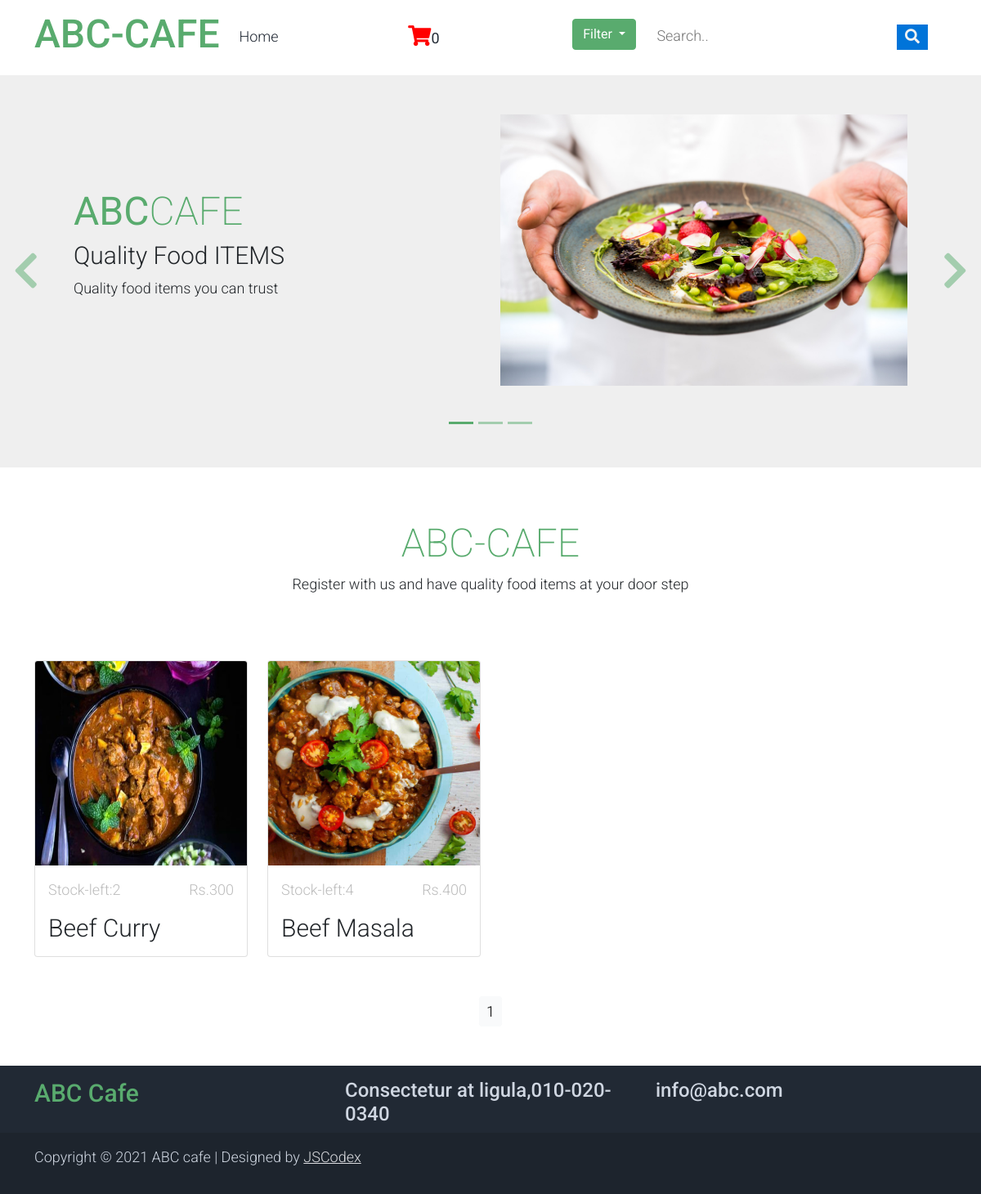
Screenshot of /beef-recipes/ (signed in) with the database file from the repository.
### shop/models.py (models this page shows, shortened)
class products(models.Model):
    name = models.CharField(max_length=250, unique=True)
    slug = models.SlugField(max_length=250, unique=True)
    img= models.ImageField(upload_to='product')
    desc=models.TextField()
    stock = models.IntegerField()
    available = models.BooleanField()
    price = models.IntegerField()
    category = models.ForeignKey(categ, on_delete=models.CASCADE)
    def get_url(self):
       return reverse('details',args=[self.category.slug,self.slug])

### shop/views.py (the view)
# urls.py: 2. Add a URL to urlpatterns:  path('', views.home, name='home')
def home(request, c_slug=None):
    c_page = None
    prodt = None
    if c_slug is not None:
        c_page = get_object_or_404(categ, slug=c_slug)
        prodt = products.objects.filter(category=c_page, available=True)
    else:
        prodt = products.objects.all().filter(available=True,)
    cat = categ.objects.all()
    paginator=Paginator(prodt,4)
    try:
        page=int(request.GET.get('page',1))
    except:
        page=1
    try:
        pro=paginator.page(page)
    except(EmptyPage,InvalidPage):
        pro=paginator.page(paginator.num_pages)
    return render(request, 'home.html', {'pr':prodt,'ct':cat,'pg':pro})

### cart/context_processor.py (called while the page is built)
def count(request):
    item_count=0;
    if 'admin' in request.path:
        return {}
    else:
        try:
            ct=cartlist.objects.filter(cart_id=c_id(request))
            cti=item.objects.all().filter(cart=ct[:1])
            for c in cti:
                 item_count+=c.quant
        except cartlist.DoesNotExist:
            item_count=0
        return dict(itc=item_count)

### cart/views.py (called while the page is built)
def c_id(request):
    ct_id=request.session.session_key
    if not ct_id:
        ct_id=request.session_create()
    return ct_id

### shop/models.py (called while the page is built)
    def get_url(self):
        return reverse('prod_cat',args=[self.slug])

### templates/home.html (shortened to what this page needs)
{% extends 'base.html' %}
{% load static %}
{% block content%}
<!DOCTYPE html>
<html lang="en">
<head>
    <link rel="stylesheet" href="{% static 'hm/css/bootstrap.min.css' %}">
    <link rel="stylesheet" href="{% static 'hm/css/templatemo.css' %}">
    <link rel="stylesheet" href="{% static 'hm/css/custom.css' %}">
    <link rel="stylesheet" href="{% static 'hm/css/fontawesome.min.css' %}">
</head>
<body>
    <div id="template-mo-zay-hero-carousel" class="carousel slide" data-bs-ride="carousel">
        <ol class="carousel-indicators">
            <li data-bs-target="#template-mo-zay-hero-carousel" data-bs-slide-to="0" class="active"></li>
            <li data-bs-target="#template-mo-zay-hero-carousel" data-bs-slide-to="1"></li>
            <li data-bs-target="#template-mo-zay-hero-carousel" data-bs-slide-to="2"></li>
        </ol>
        <div class="carousel-inner">
            <div class="carousel-item active">
                <div class="container">
                    <div class="row p-5">
                        <div class="mx-auto col-md-8 col-lg-6 order-lg-last">
                            <img class="img-fluid" src="{% static './hm/img//bg44.jpg' %}" alt="">
                        </div>
                        <div class="col-lg-6 mb-0 d-flex align-items-center">
                            <div class="text-align-left align-self-center">
                                <h1 class="h1 text-success"><b>ABC</b>CAFE </h1>
                                <h3 class="h2">Quality Food ITEMS</h3>
                                <p> Quality food items you can trust
                                </p>
                            </div>
                        </div>
                    </div>
                </div>
            </div>
        </div>
        <a class="carousel-control-prev text-decoration-none w-auto ps-3" href="#template-mo-zay-hero-carousel" role="button" data-bs-slide="prev">
            <i class="fas fa-chevron-left"></i>
        </a>
        <a class="carousel-control-next text-decoration-none w-auto pe-3" href="#template-mo-zay-hero-carousel" role="button" data-bs-slide="next">
            <i class="fas fa-chevron-right"></i>
        </a>
    </div>
        <div class="container py-5">
            <div class="row text-center py-3">
                <div class="col-lg-6 m-auto">
                    <h1 class="h1 text-success">ABC-CAFE</h1>
                    <p>
                        Register with us and have quality food items at your door step
                    </p>
                </div>
            </div>
       </div>
          <div class="container">
            <div class="row">
                {% for i in pg.object_list %}
                <div class=" col-md-3 ">
                    <div class="card h-100 " >
                        <a href="{{i.get_url}}">
                            <img src="{{i.img.url}}" class="card-img-top" alt="..." style="height:250px;width:100%;">
                        </a>
                        <div class="card-body">
                            <ul class="list-unstyled d-flex justify-content-between">
                                <li class="text-muted text-right">Stock-left:{{i.stock}}</li>
                                <li class="text-muted text-right">Rs.{{i.price}}</li>
                            </ul>
                            <a href="{{i.get_url}}" class="h2 text-decoration-none text-dark">{{ i.name }}</a>
                        </div>
                    </div>
                </div>
                {%endfor%}
            </div>
              </div>
 <div class="conainer pt-5 pb-5 ">
    <div class="text-center">
       {% for p in pg.paginator.page_range %}
        <a href="?page={{p}}" class="btn btn-light btn-sm {% if pg.number == p %} active {% endif %}">{{p}}</a>
        {% endfor %}
     </div>
</div>
</body>
</html>
{% endblock %}

### static/hm/css/templatemo.css (style rules this page uses)
body, ul, li, p, a, label, input, div { font-family: 'Roboto', sans-serif; font-size: 18px !important; font-weight: 300 !important; }
.h1 { font-family: 'Roboto', sans-serif; font-size: 48px !important; font-weight: 200 !important; }
.h2 { font-family: 'Roboto', sans-serif; font-size: 30px !important; font-weight: 300; }
.text-muted { color: #bcbcbc !important; }
.text-success { color: #59ab6e !important; }
#template-mo-zay-hero-carousel { background: #efefef !important; position: relative; z-index: 1; }
#template-mo-zay-hero-carousel .carousel-indicators li { margin-top: -50px; background-color: #59ab6e; }
#template-mo-zay-hero-carousel .carousel-control-next i, #template-mo-zay-hero-carousel .carousel-control-prev i { color: #59ab6e !important; font-size: 2.8em !important; }
@media (min-width: 992px) { #template-mo-zay-hero-carousel .carousel-item { min-height: 30rem !important; } }

### rows the page displays
products: img (picture), stock "2", price "300", name "Beef Curry"
products: img (picture), stock "4", price "400", name "Beef Masala"

### other values shown
{{ itc }} "0"
{{ p }} "1"
